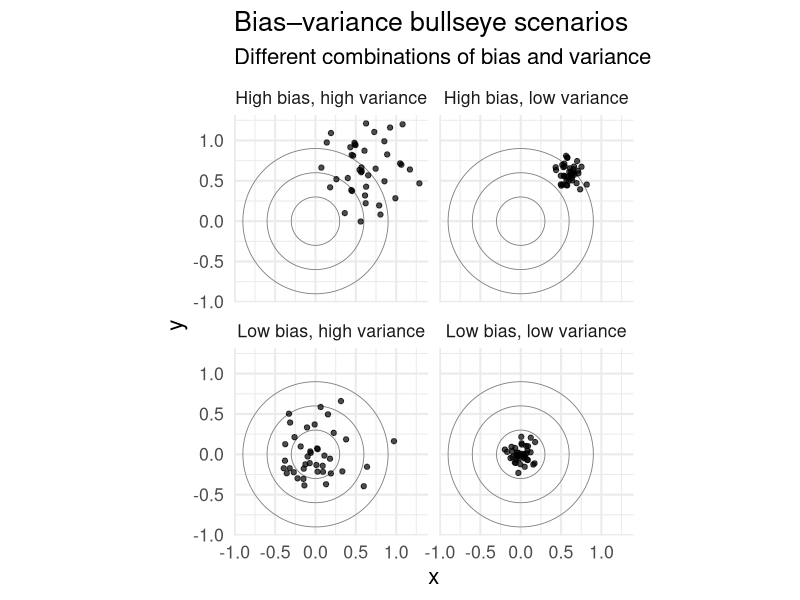
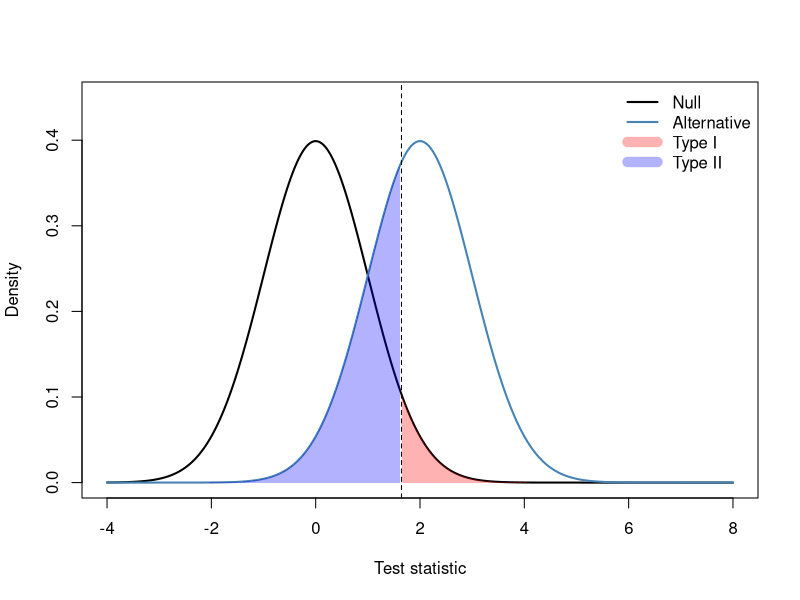
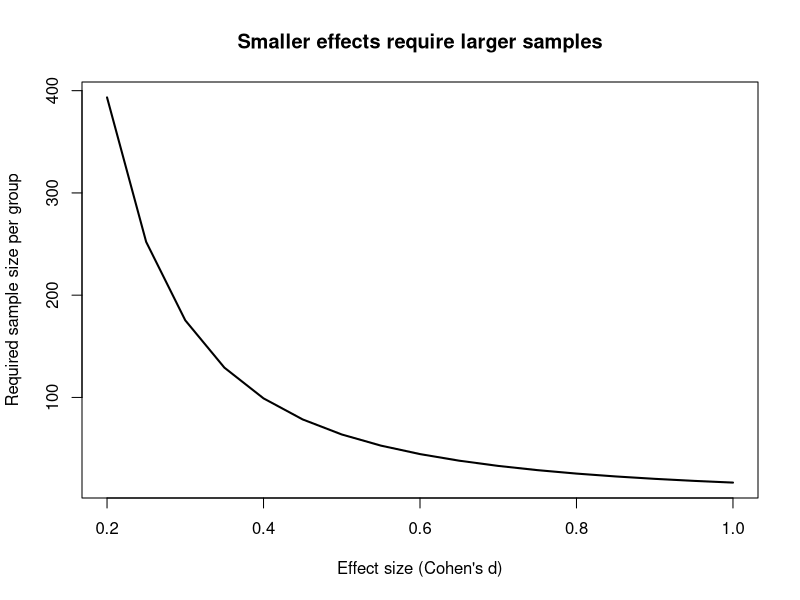
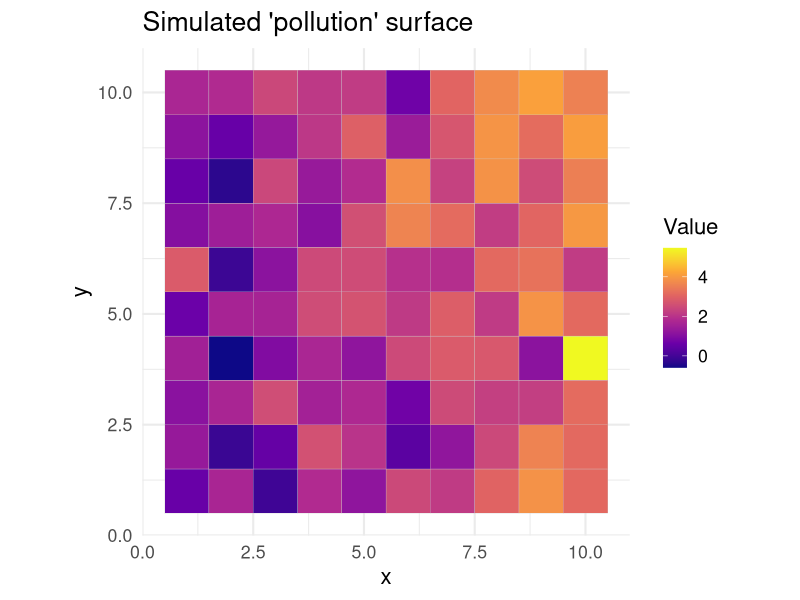
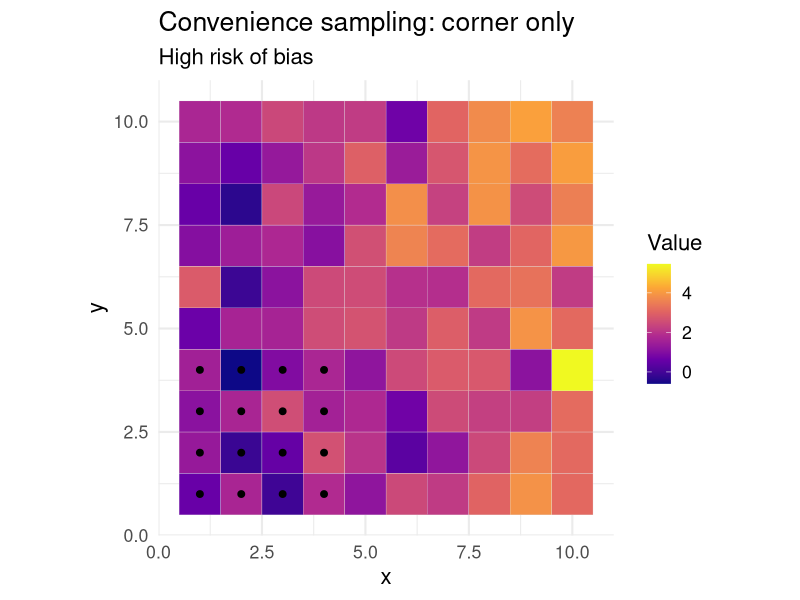
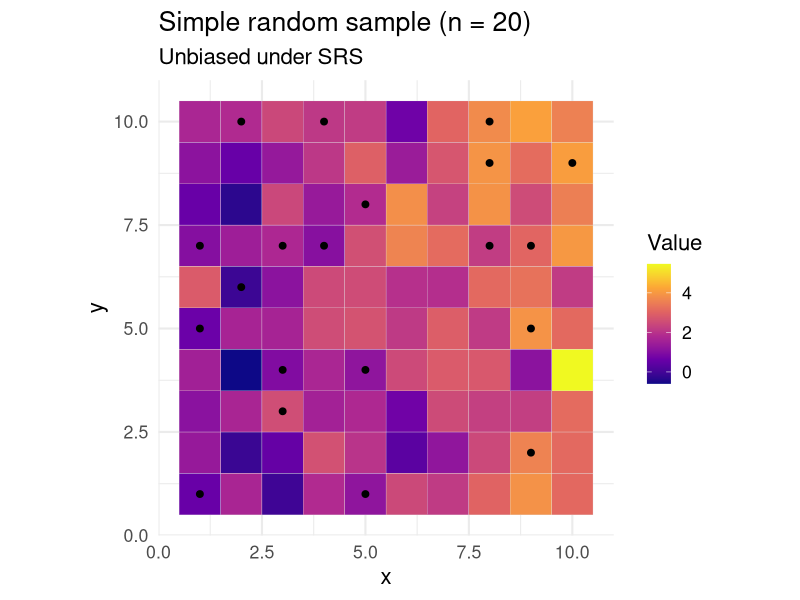
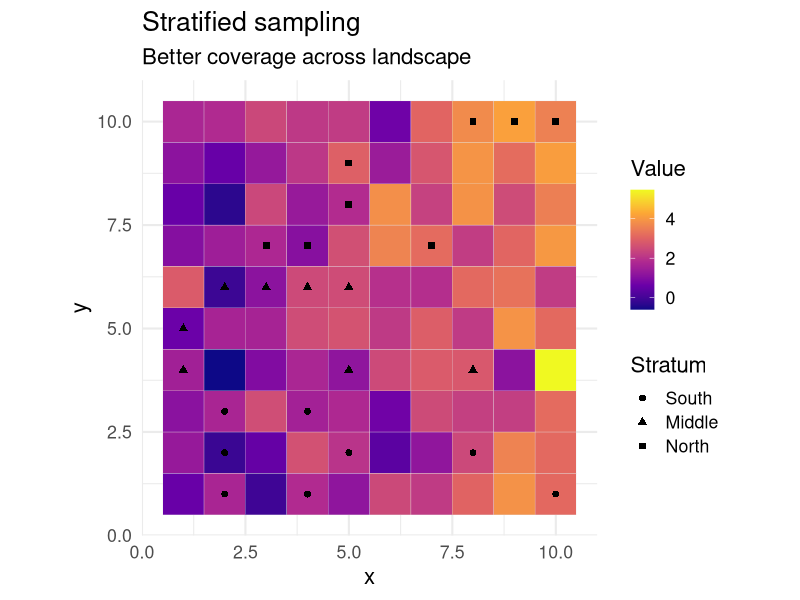
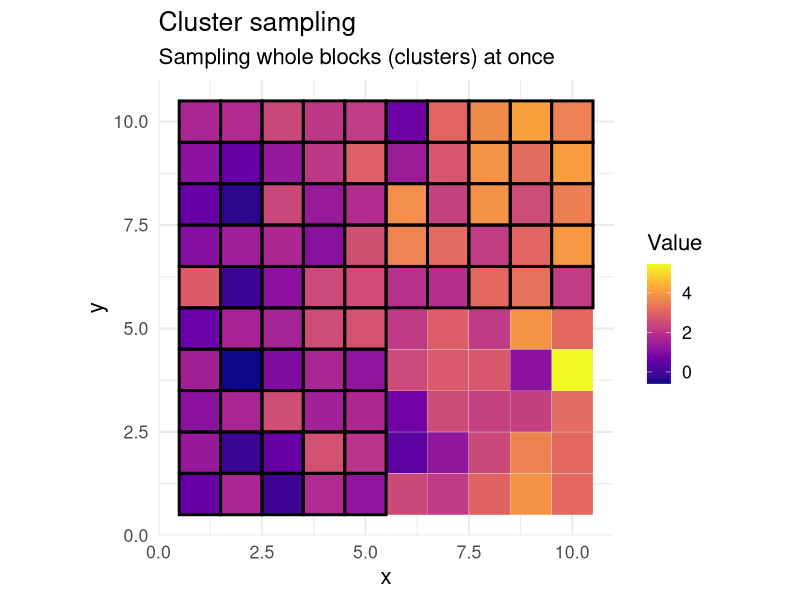

Here is the R script that generated these plots, in order:
## ---- chunk 1
#| label: setup
#| include: true
#| echo: false
library(ggplot2)
library(dplyr)
library(sf)
set.seed(123)

theme_set(theme_minimal(base_size = 16))
## ---- chunk 2
#| label: bias-variance-bullseye-2
#| fig-cap: "Bias–variance bullseye plots"
#| fig-width: 8
#| fig-height: 6
#| echo: false
make_ring <- function(r = 1, n = 400) {
  theta <- seq(0, 2 * pi, length.out = n)
  data.frame(
    x = r * cos(theta),
    y = r * sin(theta)
  )
}

rings_base <- bind_rows(
  make_ring(0.3) |> mutate(r = 0.3),
  make_ring(0.6) |> mutate(r = 0.6),
  make_ring(0.9) |> mutate(r = 0.9)
)

scenarios <- c(
  "Low bias, low variance",
  "High bias, low variance",
  "Low bias, high variance",
  "High bias, high variance"
)

rings <- lapply(scenarios, function(s) {
  rings_base |> mutate(scenario = s)
}) |> bind_rows()

n_darts <- 40

make_darts <- function(x0, y0, sd, scenario) {
  data.frame(
    x = rnorm(n_darts, x0, sd),
    y = rnorm(n_darts, y0, sd),
    scenario = scenario
  )
}

darts <- bind_rows(
  make_darts(0, 0, 0.10, "Low bias, low variance"),
  make_darts(0.6, 0.6, 0.10, "High bias, low variance"),
  make_darts(0, 0, 0.30, "Low bias, high variance"),
  make_darts(0.6, 0.6, 0.30, "High bias, high variance")
)

ggplot() +
  geom_path(
    data = rings,
    aes(x, y, group = interaction(r, scenario)),
    linewidth = 0.3,
    colour = "grey50"
  ) +
  geom_point(
    data = darts,
    aes(x, y),
    alpha = 0.7
  ) +
  coord_equal() +
  facet_wrap(~ scenario) +
  labs(
    title = "Bias–variance bullseye scenarios",
    subtitle = "Different combinations of bias and variance",
    fill = NULL
  )
## ---- chunk 3
#| label: type-errors-2
#| fig-cap: "Type I and II error regions"
#| fig-width: 7
#| fig-height: 5
#| echo: false
x <- seq(-4, 8, length.out = 400)
null <- dnorm(x, 0, 1)
alt  <- dnorm(x, 2, 1)
crit <- qnorm(0.95, 0, 1)

plot(x, null, type = "l", lwd = 2, col = "black", ylim = c(0, 0.45),
     ylab = "Density", xlab = "Test statistic")
lines(x, alt, lwd = 2, col = "steelblue")
abline(v = crit, lty = 2)
polygon(c(x[x > crit], rev(x[x > crit])), c(null[x > crit], rep(0, sum(x > crit))),
        col = rgb(1, 0, 0, 0.3), border = NA)
polygon(c(x[x < crit], rev(x[x < crit])), c(alt[x < crit], rep(0, sum(x < crit))),
        col = rgb(0, 0, 1, 0.3), border = NA)
legend("topright", legend = c("Null", "Alternative", "Type I", "Type II"),
       col = c("black", "steelblue", rgb(1,0,0,0.3), rgb(0,0,1,0.3)),
       lwd = c(2,2,10,10), bty = "n")
## ---- chunk 4
#| label: power-analysis-2
#| fig-cap: "Required sample size as a function of effect size"
#| fig-width: 7
#| fig-height: 5
library(pwr)

effects <- seq(0.2, 1, by = 0.05)
res <- sapply(effects, function(d) pwr.t.test(d = d, power = 0.8, sig.level = 0.05, type = "two.sample")$n)

plot(effects, res, type = "l", lwd = 2,
     xlab = "Effect size (Cohen's d)",
     ylab = "Required sample size per group",
     main = "Smaller effects require larger samples")
## ---- chunk 5
#| label: make-grid-2
#| fig-cap: "Simulated study region (grid)"
#| fig-width: 6
#| fig-height: 6
#| echo: false
grid <- expand.grid(
  x = 1:10,
  y = 1:10
)

grid <- grid |>
  mutate(
    value = 0.3 * x + 0.1 * y + rnorm(n(), sd = 0.8)
  )

ggplot(grid, aes(x, y, fill = value)) +
  geom_tile(color = "grey80") +
  scale_fill_viridis_c(option = "C") +
  coord_equal() +
  labs(
    title = "Simulated 'pollution' surface",
    fill = "Value"
  )
## ---- chunk 6
#| label: convenience-sample-2
#| fig-cap: "Convenience sample in the bottom-left area"
#| fig-width: 6
#| fig-height: 6
#| echo: false
conv_sample <- grid |>
  filter(x <= 4, y <= 4)

ggplot() +
  geom_tile(data = grid, aes(x, y, fill = value), color = "grey90") +
  geom_point(data = conv_sample, aes(x, y), color = "black", size = 2) +
  scale_fill_viridis_c(option = "C") +
  coord_equal() +
  labs(title = "Convenience sampling: corner only", subtitle = "High risk of bias", fill = "Value")
## ---- chunk 7
#| label: srs-sample-2
#| fig-cap: "Simple random sample"
#| fig-width: 6
#| fig-height: 6

n_srs <- 20

srs_sample <- grid |>
  sample_n(n_srs)

ggplot() +
  geom_tile(data = grid, aes(x, y, fill = value), color = "grey90") +
  geom_point(data = srs_sample, aes(x, y), color = "black", size = 2) +
  scale_fill_viridis_c(option = "C") +
  coord_equal() +
  labs(title = paste0("Simple random sample (n = ", n_srs, ")"), subtitle = "Unbiased under SRS", fill = "Value")
## ---- chunk 8
#| label: stratified-sample-2
#| fig-cap: "Stratified sampling by north/south bands"
#| fig-width: 6
#| fig-height: 6

grid_strat <- grid |>
  mutate(
    stratum = cut(
      y,
      breaks = c(0, 3.33, 6.66, 10.1),
      labels = c("South", "Middle", "North")
    )
  )

n_per_stratum <- 8

strat_sample <- grid_strat |>
  group_by(stratum) |>
  sample_n(n_per_stratum) |>
  ungroup()

ggplot() +
  geom_tile(data = grid_strat, aes(x, y, fill = value), color = "grey90") +
  geom_point(data = strat_sample, aes(x, y, shape = stratum), color = "black", size = 2) +
  scale_fill_viridis_c(option = "C") +
  coord_equal() +
  labs(title = "Stratified sampling", subtitle = "Better coverage across landscape", fill = "Value", shape = "Stratum")
## ---- chunk 9
#| label: cluster-sample-2
#| fig-cap: "Cluster sampling using 5×5 blocks"
#| fig-width: 6
#| fig-height: 6
#| echo: false

grid_cluster <- grid |>
  mutate(
    cluster_x = ceiling(x / 5),
    cluster_y = ceiling(y / 5),
    cluster_id = paste0("C", cluster_x, "_", cluster_y)
  )

unique_clusters <- unique(grid_cluster$cluster_id)
selected_clusters <- sample(unique_clusters, size = 3)

cluster_sample <- grid_cluster |>
  filter(cluster_id %in% selected_clusters)

ggplot() +
  geom_tile(data = grid_cluster, aes(x, y, fill = value), color = "grey90") +
  geom_tile(
    data = cluster_sample,
    aes(x, y),
    color = "black",
    fill = NA,
    linewidth = 1
  ) +
  scale_fill_viridis_c(option = "C") +
  coord_equal() +
  labs(
    title = "Cluster sampling",
    subtitle = "Sampling whole blocks (clusters) at once",
    fill = "Value"
  )
## ---- chunk 10
#| label: k-means-demo
#| fig-cap: "Creating strata/clusters using k-means clustering on two variables"
#| fig-width: 6
#| fig-height: 6
#| echo: false

set.seed(42)
# Example: stratify a spatial grid based on value and elevation (simulate)
grid_kmeans <- grid |>
  mutate(elev = value + rnorm(n(), 0, 0.3))

km <- kmeans(grid_kmeans[,c("value", "elev")], centers = 4)
grid_kmeans$cluster <- as.factor(km$cluster)

ggplot(grid_kmeans, aes(x, y, fill = cluster)) +
  geom_tile(color = "white", linewidth = 0.1) +
  coord_equal() +
  scale_fill_brewer(palette = "Set2") +
  labs(
    title = "k-means clustering for defining strata/clusters",
    subtitle = "Units grouped using value & elevation",
    fill = "Cluster"
  )
